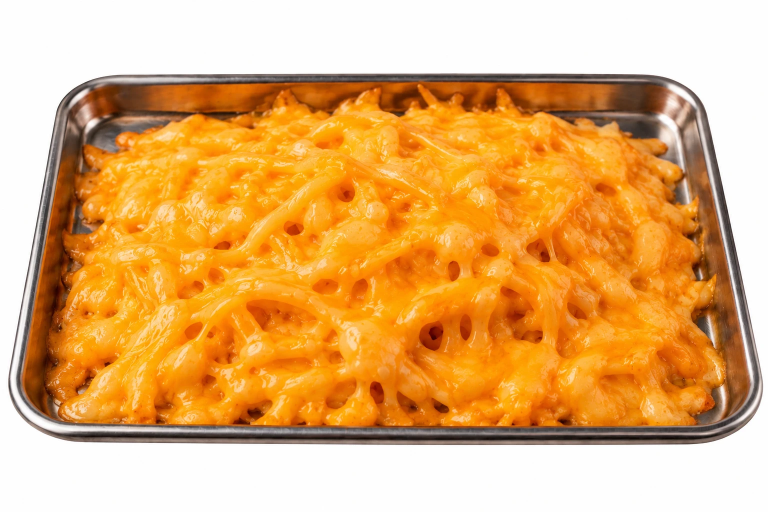
#> input picture tools/photos/demo/sources/cheddar-plateau.webp, 1536 x 1024 px, given in place of gratin-fromage__apres.webp, which was not available (shown at 1/2 size)
$ python fromage.py
#> lines starting #> are read from the running program, lines starting #| are printed output that depends on the picture; after the words box and inside, x2 and y2 are one past the last pixel; in counts of white or black regions, pixels touching at a corner belong together; pictures that were not available may be replaced by others from this repository, and a replacement may not be noted
### tools/photos/demo/commun.py
"""Outils communs aux images de démonstration (en attendant la séance photo)."""
import json
from pathlib import Path

import numpy as np
from PIL import Image
from scipy import ndimage as ndi

ROOT = Path(__file__).resolve().parents[3]
OUT = ROOT / "public/photos"
MANIFEST = ROOT / "src/data/photos.json"
BRUTES = Path(__file__).resolve().parent / "sources"
PX = 30  # px par cm, comme la chaîne de traitement
rng = np.random.default_rng(1994)


def load(name):
#> called with name = 'gratin-fromage__apres'
    return np.asarray(Image.open(OUT / f"{name}.webp").convert("RGBA")).astype(np.float32) / 255


def hexrgb(h):
    h = h.lstrip("#")
    return np.array([int(h[i : i + 2], 16) / 255 for i in (0, 2, 4)], np.float32)


# [14 lines left out: function noise, not called in this run]


def blur(a, s):
    return ndi.gaussian_filter(a, s)


# [6 lines left out: function shade, not called in this run]


def save(name, rgba, supersample=1, synthese=True, crop=True):
    rgba = np.clip(rgba, 0, 1)
    img = Image.fromarray((rgba * 255).round().astype(np.uint8), "RGBA")
    if supersample > 1:
        img = img.resize((img.width // supersample, img.height // supersample), Image.LANCZOS)
    # Recadrage sur les pixels visibles (marge 3 %)
    a = np.asarray(img)[:, :, 3]
    ys, xs = np.nonzero(a > 8)
    if crop and len(xs):
        m = int(max(img.width, img.height) * 0.02)
        img = img.crop((max(0, xs.min() - m), max(0, ys.min() - m), min(img.width, xs.max() + m + 1), min(img.height, ys.max() + m + 1)))
    img.save(OUT / f"{name}.webp", "WEBP", quality=84, alpha_quality=90, method=5)
    man = json.loads(MANIFEST.read_text())
    man["files"][name] = {"w": img.width, "h": img.height, "wCm": round(img.width / PX, 2), "hCm": round(img.height / PX, 2), "demo": True, **({"synthese": True} if synthese else {})}
    man["files"] = dict(sorted(man["files"].items()))
    MANIFEST.write_text(json.dumps(man, indent=2, ensure_ascii=False) + "\n")
    print(f"✓ {name} {img.width}×{img.height}")
    return img

### tools/photos/demo/dessins.py
"""Garnitures dessinées (sauces, crudités, suppléments) pour la démo, en attendant les photos.

Chaque élément est une forme (masque) dont on tire un relief : ombrage, reflet brillant, ombre portée.
Travail à 60 px/cm, enregistré à 30 px/cm.
"""
import numpy as np
from PIL import Image, ImageDraw
from commun import blur, hexrgb, ndi, noise, save, shade
from compose import over

K = 60  # px par cm pendant le dessin


def canvas(wcm, hcm):
    return np.zeros((int(hcm * K), int(wcm * K), 4), np.float32)


# [4 lines left out: function mask, not called in this run]


def pillow(m, r):
    """Relief bombé : 0 au bord, 1 à r px du bord."""
    d = ndi.distance_transform_edt(m > 0.5)
    return np.sqrt(np.clip(d / r, 0, 1) * (2 - np.clip(d / r, 0, 1)))


def lit(color, height, m, spec=0.35, gloss=18, relief=1.0, amb=0.0):
    """Couleur éclairée : ombrage du relief + reflet spéculaire."""
    col = color if color.ndim == 3 else color[None, None] * np.ones(m.shape + (1,), np.float32)
    gy, gx = np.gradient(height * relief * 30)
    n = np.dstack([-gx, -gy, np.ones_like(gx)])
    n /= np.linalg.norm(n, axis=-1, keepdims=True)
    L = np.array([-0.45, -0.55, 0.7]); L /= np.linalg.norm(L)
    diff = np.clip((n * L).sum(-1), 0, 1)
    Hh = L + np.array([0, 0, 1.0]); Hh /= np.linalg.norm(Hh)
    sp = np.clip((n * Hh).sum(-1), 0, 1) ** gloss * spec
    rgb = col * (0.55 + 0.55 * diff)[..., None] + sp[..., None]
    a = blur(m, 0.8)
    return np.dstack([np.clip(rgb, 0, 1), a])


# [154 lines left out: functions finish, sauce, salade, tomate_slice, tomates, bits, not called in this run]


# [10 lines that do not run on import are left out]

### tools/photos/demo/compose.py
"""Assemblage de morceaux (photos ou dessins) en une portion posée en long dans le pain."""
import numpy as np
from PIL import Image
from commun import blur, hexrgb, rng


def to_img(p):
    return Image.fromarray((np.clip(p, 0, 1) * 255).astype(np.uint8), "RGBA")


def over(dst, src, x, y, shadow=0.45, sh_off=(4, 6), sh_blur=4):
    """Pose src (RGBA float) sur dst en (x, y), avec une ombre de contact."""
    h, w = src.shape[:2]
    H, W = dst.shape[:2]
    x0, y0 = max(0, x), max(0, y)
    x1, y1 = min(W, x + w), min(H, y + h)
    if x1 <= x0 or y1 <= y0:
        return
    s = src[y0 - y : y1 - y, x0 - x : x1 - x]
    if shadow:
        pad = sh_blur * 3
        a = np.pad(src[..., 3], pad)
        a = blur(a, sh_blur) * shadow
        sx, sy = x - pad + sh_off[0], y - pad + sh_off[1]
        ah, aw = a.shape
        X0, Y0, X1, Y1 = max(0, sx), max(0, sy), min(W, sx + aw), min(H, sy + ah)
        if X1 > X0 and Y1 > Y0:
            sa = a[Y0 - sy : Y1 - sy, X0 - sx : X1 - sx]
            dst[Y0:Y1, X0:X1, :3] *= (1 - sa[..., None] * 0.9)
            dst[Y0:Y1, X0:X1, 3] = np.maximum(dst[Y0:Y1, X0:X1, 3], sa * 0.6)
    a = s[..., 3:4]
    dst[y0:y1, x0:x1, :3] = s[..., :3] * a + dst[y0:y1, x0:x1, :3] * (1 - a)
    dst[y0:y1, x0:x1, 3] = a[..., 0] + dst[y0:y1, x0:x1, 3] * (1 - a[..., 0])


# [46 lines left out: functions transform, scatter, gradient_map, grade, not called in this run]

### tools/photos/demo/fromage.py
"""Gratiné « avant le four » : l'emmental râpé posé sur la garniture, au cadrage exact de la photo « après »."""
import numpy as np
from PIL import Image, ImageDraw
from commun import blur, hexrgb, load, ndi, noise, save
from compose import over
from dessins import lit, pillow

src = load("gratin-fromage__apres")
h, w = src.shape[:2]
#> h = 1024; w = 1536
S = 2  # dessin en double résolution
H, W = h * S, w * S
#> H = 2048; W = 3072
alpha = blur(np.clip((blur(src[:, :, 3], 6) - 0.5) * 4 + 0.5, 0, 1), 1.2)
#> in blur, `return ndi.gaussian_filter(a, s)`: returned value: shape (1024, 1536) float32; every value is 1
dist = ndi.distance_transform_edt(alpha > 0.5)
# Zone couverte : l'intérieur du pain, un peu débordante sur la croûte.
zone = np.clip((dist - 14) / 20, 0, 1)
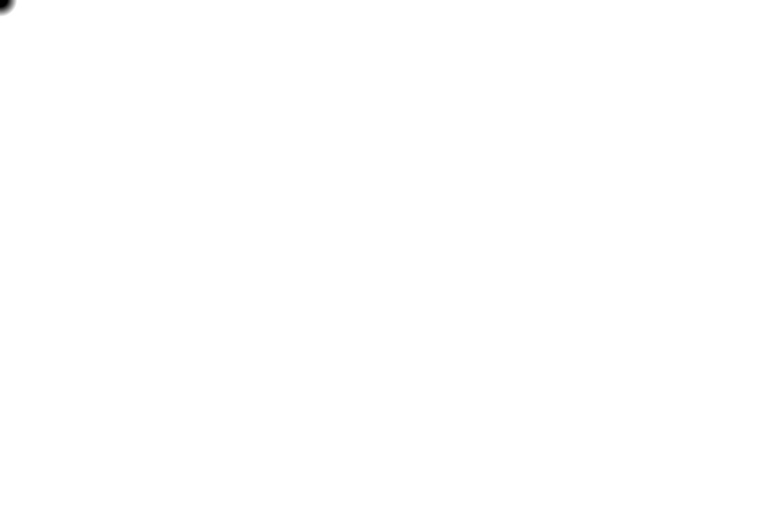
#> zone: shape (1024, 1536) float64 (shown at 1/2 size); min 0, max 1, mean 1
zone = np.asarray(Image.fromarray((zone * 255).astype(np.uint8)).resize((W, H), Image.BILINEAR)).astype(np.float32) / 255
#> zone: shape (2048, 3072) float32

r = np.random.default_rng(5)
img = np.zeros((H, W, 4), np.float32)
# Sous les brins : une couche de fromage (les trous ne laissent pas voir d'ombre grise).
base = np.clip((zone - 0.3) / 0.5, 0, 1) * 0.9
img[..., :3] = hexrgb("#F6E9C0")
img[..., 3] = blur(base, 6)
ys, xs = np.nonzero(zone > 0.5)
cols = [hexrgb(c) for c in ("#FFF6D6", "#FCEDB8", "#F8E3A0", "#FFF1C4", "#F3DB90")]
L = 30 * S  # px par cm
shreds = []
for k in range(5):
    size = int(1.2 * L)
    im = Image.new("L", (size, size), 0)
    d = ImageDraw.Draw(im)
    pts = [(size / 2 + (t - 0.5) * size * 0.8, size / 2 + np.sin(t * 3 + k) * size * 0.06) for t in np.linspace(0, 1, 12)]
    d.line(pts, fill=255, width=int(0.26 * L), joint="curve")
    m = blur(np.asarray(im).astype(np.float32) / 255, 0.8)
    shreds.append((m, pillow(m, 0.12 * L)))
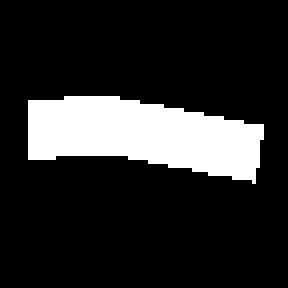
#> im: PIL image 72x72 L (shown 4 times larger); 16.5% white; 1 white region, box (x1, y1, x2, y2) and area: (7, 24, 66, 46) 856
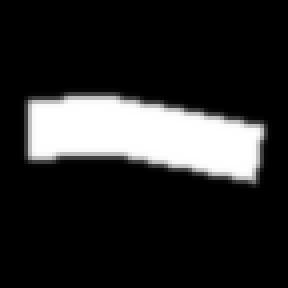
#> m: shape (72, 72) float32 (shown 4 times larger); min 0, max 1, mean 0.165
#> after the loop, shreds = 5 items
for k in range(1900):
    i = r.integers(len(xs))
    x, y = xs[i], ys[i]
    m, hg = shreds[r.integers(len(shreds))]
    col = cols[r.integers(len(cols))][None, None] * (0.95 + 0.12 * hg[..., None])
    p = lit(col, hg * 0.6, m, spec=0.25, gloss=18)
    im = Image.fromarray((p * 255).astype(np.uint8), "RGBA")
    sc = r.uniform(0.6, 1.2)
    im = im.resize((max(2, int(im.width * sc)), max(2, int(im.height * sc))), Image.BILINEAR).rotate(r.uniform(0, 360), Image.BILINEAR, expand=True)
    p = np.asarray(im).astype(np.float32) / 255
    over(img, p, int(x - p.shape[1] / 2), int(y - p.shape[0] / 2), shadow=0.12, sh_off=(2, 3), sh_blur=2)
#> this loop made 1900 passes
#> (i, x, y) on passes 1 to 3: (4219032, 2985, 1373), (5081662, 2383, 1654), (824327, 2840, 268)
#> pass 1, in lit, `gy, gx = np.gradient(height * relief * 30)`:
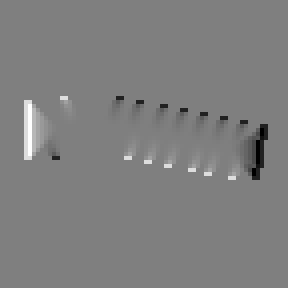
#> gx: shape (72, 72) float64 (shown 4 times larger); min -6.22, max 6.22, mean 6.85e-19; drawn with min black and max white
#> after the loop:
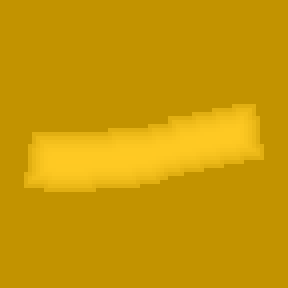
#> col: shape (72, 72, 3) float64 (shown 4 times larger); mean of channels 0, 1, 2 0.921, 0.83, 0.545; drawn with min black and max white
#> after the loop:
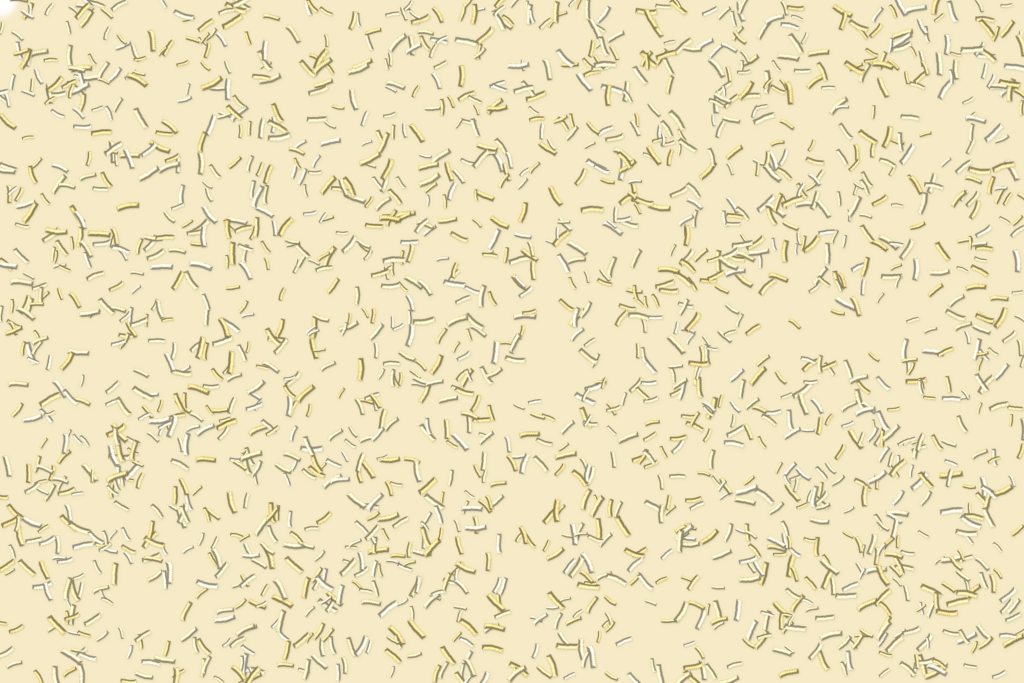
#> img: shape (2048, 3072, 4) float32 (shown at 1/3 size); mean of channels 0, 1, 2, 3 0.954, 0.92, 0.733, 0.965; transparent parts drawn white
img[..., 3] *= np.clip(zone * 1.5, 0, 1)
save("gratin-fromage__avant", img, supersample=S, crop=False)
#> in save, `a = np.asarray(img)[:, :, 3]`:
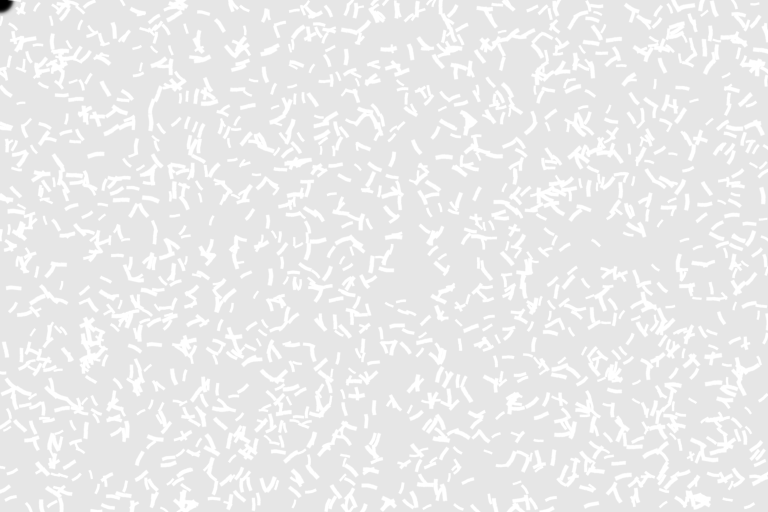
#> a: shape (1024, 1536) (shown at 1/2 size); min 0, max 255, mean 234.7
#> (the run stopped early here; a loop or call above may not have finished)
